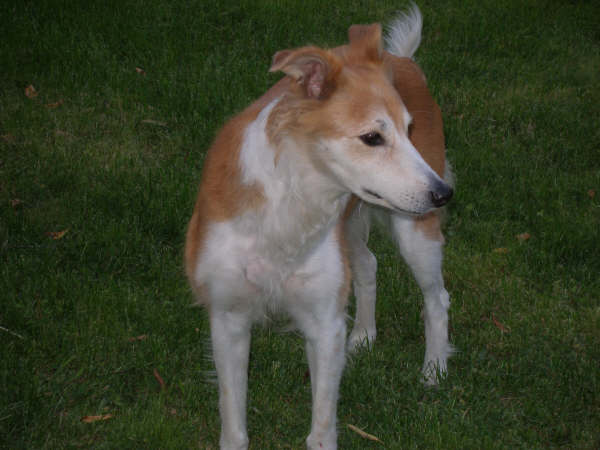
%> input picture Lab_1/Dog.jpg, 600 x 450 px
$ octave histogram_HSV.m   (GNU Octave 9; MATLAB toolbox functions it lacks are replaced by stand-ins)
%> lines starting %> are read from the running program, lines starting %| are printed output that depends on the picture
close all
rgbImage=imread('Dog.jpg');
%> rgbImage is the input picture: size 450x600x3 uint8; mean R, G, B 59.2, 65.4, 44.4
subplot(2, 4, 1);
imshow(rgbImage, [ ]);
title('Original RGB image');
% Convert to HSV color space
hsvimage = rgb2hsv(rgbImage);
%> hsvimage: size 450x600x3 double; mean H, S, V 0.266, 0.463, 0.27
% Extract out the individual channels.
hueImage = hsvimage(:,:,1);
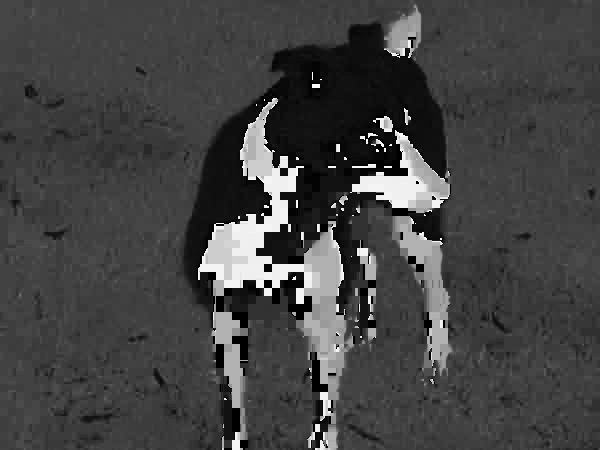
%> hueImage: size 450x600 double; min 0, max 0.996, mean 0.266
satImage = hsvimage(:,:,2);
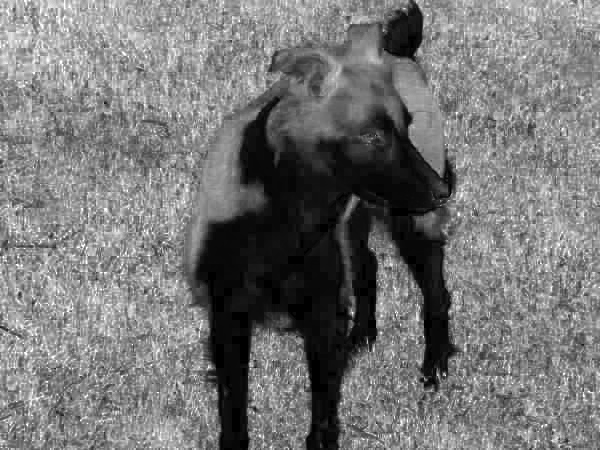
%> satImage: size 450x600 double; min 0, max 1, mean 0.463
valueImage = hsvimage(:,:,3);
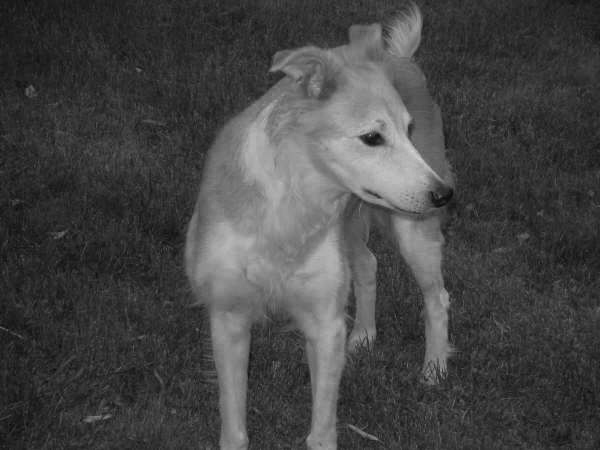
%> valueImage: size 450x600 double; min 0.0353, max 0.843, mean 0.27
% Display the individual channels.
subplot(2, 4, 2);
imshow(hueImage, [ ]);
title('Hue Image');
subplot(2, 4, 3);
imshow(satImage, [ ]);
title('Saturation Image');
subplot(2, 4, 4);
imshow(valueImage, [ ]);
title('Value Image');
% Take histograms
[hCount, hValues] = imhist(hueImage(:), 18);
%> hCount = 18 values, max 142111 at index 5, min 310 at index 8, mean 15000; hValues = 18 values from 0 to 1
[sCount, sValues] = imhist(satImage(:), 3);
%> sCount = [51494; 205236; 13270]; sValues = [0; 0.5; 1]
[vCount, vValues] = imhist(valueImage(:), 3);
%> vCount = [184248; 85668; 84]; vValues = [0; 0.5; 1]
% Plot histograms.
subplot(2, 4, 5);
bar(hValues, hCount);
title('Hue Histogram');
subplot(2, 4, 6);
bar(sValues, sCount);
title('Saturation Histogram');
subplot(2, 4, 7);
bar(vValues, vCount);
title('Value Histogram');
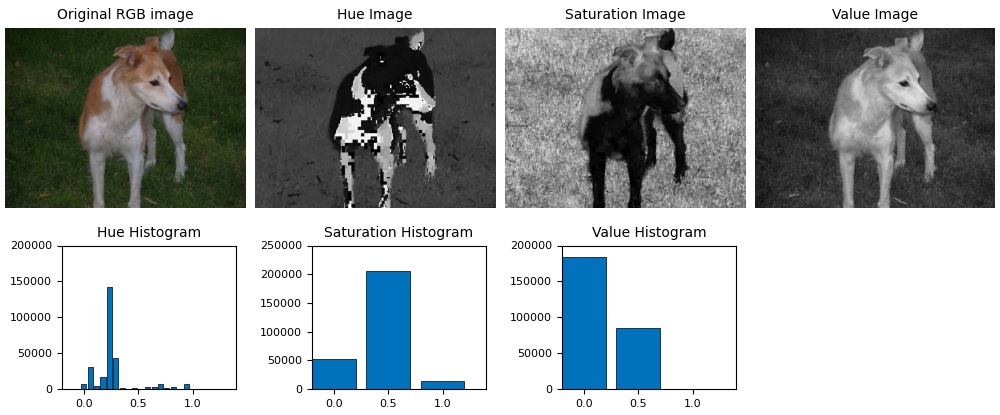
%> figure redrawn from the program's plot data, 7 panels
% Alert user that we're done.
message = sprintf('Done processing this image.\n Maximize and check out the figure window.');
msgbox(message);
